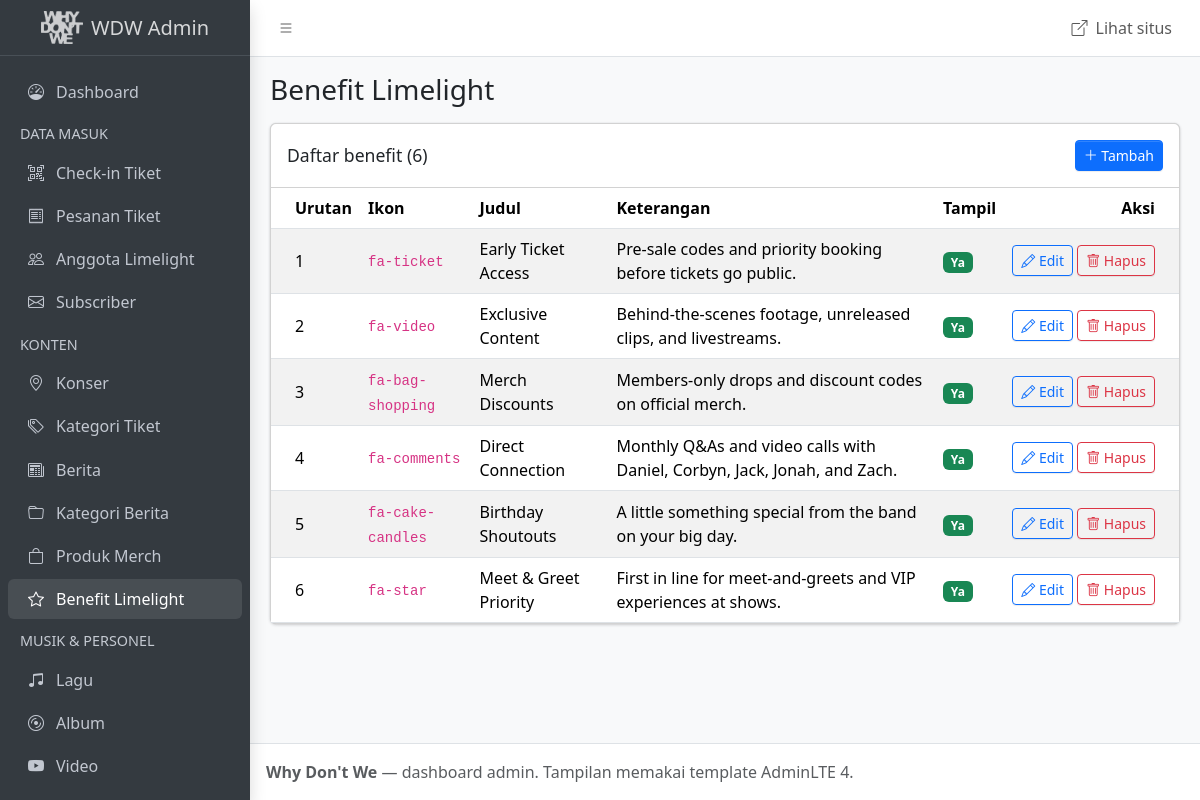
Screenshot of /admin/limelight_benefits.php with the database file from the repository.
### tables this page shows
CREATE TABLE limelight_benefits (
  id            INT UNSIGNED  NOT NULL AUTO_INCREMENT,
  icon          VARCHAR(50)   NOT NULL,              
  title         VARCHAR(100)  NOT NULL,
  description   VARCHAR(255)  NOT NULL,
  sort_order    TINYINT UNSIGNED NOT NULL DEFAULT 0,  
  is_active     BOOLEAN       NOT NULL DEFAULT TRUE,  
  PRIMARY KEY (id)
);

### includes/db.php (called while the page is built, shortened)
<?php
function e($text)
{
    return htmlspecialchars((string) $text, ENT_QUOTES, 'UTF-8');
}

### admin/limelight_benefits.php (the view, shortened to what this page needs)
<?php
require __DIR__ . '/includes/init.php';
$action = $_GET['action'] ?? 'list';
if ($action === 'list') {
    $rows = mysqli_fetch_all(mysqli_query($conn, 'SELECT * FROM limelight_benefits ORDER BY sort_order, id'), MYSQLI_ASSOC);
}
require __DIR__ . '/includes/header.php';
?>
<?php if ($action === 'list'): ?>
<div class="card">
  <div class="card-header d-flex align-items-center">
    <h3 class="card-title mb-0">Daftar benefit (<?= count($rows) ?>)</h3>
    <a href="limelight_benefits.php?action=add" class="btn btn-primary btn-sm ms-auto"><i class="bi bi-plus-lg"></i> Tambah</a>
  </div>
  <div class="card-body p-0 table-responsive">
    <table class="table table-striped table-hover align-middle mb-0">
      <thead><tr><th>Urutan</th><th>Ikon</th><th>Judul</th><th>Keterangan</th><th>Tampil</th><th class="text-end">Aksi</th></tr></thead>
      <tbody>
        <?php foreach ($rows as $row): ?>
        <tr>
          <td><?= (int) $row['sort_order'] ?></td>
          <td><code><?= e($row['icon']) ?></code></td>
          <td><?= e($row['title']) ?></td>
          <td><?= e($row['description']) ?></td>
          <td><?= $row['is_active'] ? '<span class="badge text-bg-success">Ya</span>' : '<span class="badge text-bg-secondary">Disembunyikan</span>' ?></td>
          <td class="text-end text-nowrap"><?= action_buttons('limelight_benefits.php', $row['id']) ?></td>
        </tr>
        <?php endforeach; ?>
      </tbody>
    </table>
  </div>
</div>
<?php endif; ?>
<?php require __DIR__ . '/includes/footer.php'; ?>

### admin/includes/init.php (shortened to what this page needs)
<?php
require __DIR__ . '/../../includes/db.php';
function action_buttons($page, $id)
{
    return '<a href="' . $page . '?action=edit&id=' . (int) $id . '" class="btn btn-sm btn-outline-primary"><i class="bi bi-pencil"></i> Edit</a> '
        . '<form method="post" action="' . $page . '" class="d-inline" onsubmit="return confirm(\'Hapus data ini?\')">'
        . '<input type="hidden" name="do" value="delete"><input type="hidden" name="id" value="' . (int) $id . '">'
        . '<button class="btn btn-sm btn-outline-danger"><i class="bi bi-trash"></i> Hapus</button></form>';
}

### rows the page displays
limelight_benefits: sort_order "1", icon "fa-ticket", title "Early Ticket Access", description "Pre-sale codes and priority booking before tickets go public.", is_active "Ya"
limelight_benefits: sort_order "2", icon "fa-video", title "Exclusive Content", description "Behind-the-scenes footage, unreleased clips, and livestreams.", is_active "Ya"
limelight_benefits: sort_order "3", icon "fa-bag-shopping", title "Merch Discounts", description "Members-only drops and discount codes on official merch.", is_active "Ya"
limelight_benefits: sort_order "4", icon "fa-comments", title "Direct Connection", description "Monthly Q&As and video calls with Daniel, Corbyn, Jack, Jonah, and Zach.", is_active "Ya"
limelight_benefits: sort_order "5", icon "fa-cake-candles", title "Birthday Shoutouts", description "A little something special from the band on your big day.", is_active "Ya"
limelight_benefits: sort_order "6", icon "fa-star", title "Meet & Greet Priority", description "First in line for meet-and-greets and VIP experiences at shows.", is_active "Ya"

### other values shown
$group "DATA MASUK"
$title "Check-in Tiket"
$title "Pesanan Tiket"
$title "Anggota Limelight"
$title "Subscriber"
$group "KONTEN"
$title "Konser"
$title "Kategori Tiket"
$title "Berita"
$title "Kategori Berita"
$title "Produk Merch"
$title "Benefit Limelight"
$group "MUSIK & PERSONEL"
$title "Lagu"
$title "Album"
